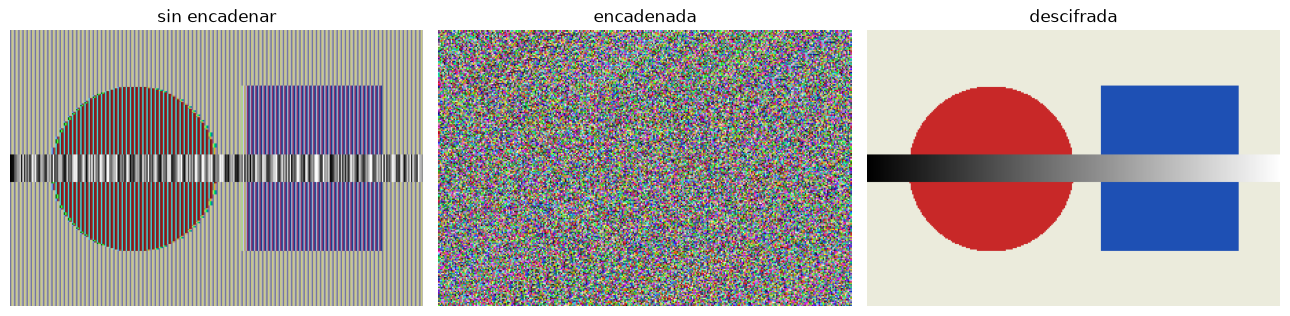
#> input picture figuras/imagen_encadenada.png, 1290 x 316 px
$ python demo_imagen.py figuras/imagen_encadenada.png
#> lines starting #> are read from the running program, lines starting #| are printed output that depends on the picture
### inversa.py
"""Inversa de una matriz modulo m, hecha a mano (sin sympy).

Usa la formula del informe (seccion 2.3):
    K^-1 = det(K)^-1 * adj(K)   (mod m)
Las matrices son listas de listas, por ejemplo [[3, 3], [2, 5]].
"""


def inverso_modular(a, m):
    # euclides extendido: busca x tal que a*x = 1 (mod m)
    a = a % m
    r0, r1 = m, a
    x0, x1 = 0, 1
    while r1 != 0:
        q = r0 // r1
        r0, r1 = r1, r0 - q * r1
        x0, x1 = x1, x0 - q * x1
    # al terminar, r0 es el mcd(a, m)
    if r0 != 1:
        raise ValueError(f"{a} no tiene inverso modulo {m}, mcd({a}, {m}) = {r0}")
    return x0 % m


def menor(A, i, j):
    # matriz sin la fila i y sin la columna j
    M = []
    for k in range(len(A)):
        if k != i:
            M.append(A[k][:j] + A[k][j + 1:])
    return M


def determinante(A):
    # desarrollo por cofactores en la primera fila
    if len(A) == 1:
        return A[0][0]
    det = 0
    for j in range(len(A)):
        det += (-1) ** j * A[0][j] * determinante(menor(A, 0, j))
    return det


def adjunta(A):
    # traspuesta de la matriz de cofactores: adj[i][j] = C[j][i]
    n = len(A)
    adj = []
    for i in range(n):
        fila = []
        for j in range(n):
            fila.append((-1) ** (i + j) * determinante(menor(A, j, i)))
        adj.append(fila)
    return adj


def inversa_mod(A, m):
    det = determinante(A) % m
    det_inv = inverso_modular(det, m)  # aqui falla si mcd(det, m) != 1
    adj = adjunta(A)
    inv = []
    for fila in adj:
        inv.append([(det_inv * x) % m for x in fila])
    return inv


# [12 lines left out: function multiplicar_mod, not called in this run]


# [29 lines that do not run on import are left out]

### imagen.py
"""Cifrado de Hill aplicado a imágenes: bloques de píxeles módulo 256.

Cada canal de la imagen se recorre por filas y se agrupa en bloques de n
píxeles horizontales consecutivos. Cada bloque p (valores 0-255) se cifra como
    c = K · p (mod 256)
K es invertible módulo 256 si y solo si det(K) es impar (mcd(det, 256) = 1).
"""
from math import gcd

import numpy as np
from sympy import Matrix

from inversa import determinante, inversa_mod

MOD_IMG = 256


def es_clave_valida_imagen(K: Matrix) -> bool:
    return K.is_square and gcd(int(determinante(K.tolist())) % MOD_IMG, MOD_IMG) == 1


def validar_clave_imagen(K: Matrix) -> None:
    if not K.is_square:
        raise ValueError("La clave debe ser una matriz cuadrada.")
    det = int(determinante(K.tolist())) % MOD_IMG
    if gcd(det, MOD_IMG) != 1:
        raise ValueError(
            f"Clave no invertible módulo 256: det(K) ≡ {det} es par."
        )


def _a_numpy(K: Matrix) -> np.ndarray:
    return np.array(K.tolist(), dtype=np.int64)


def _aplicar(K: np.ndarray, img: np.ndarray) -> np.ndarray:
    """Aplica K a cada bloque de n píxeles horizontales de cada canal."""
    n = K.shape[0]
    alto, ancho = img.shape[:2]
    canales = img.reshape(alto, ancho, -1).transpose(2, 0, 1)  # (c, alto, ancho)
    bloques = canales.reshape(-1, n).astype(np.int64)  # una fila por bloque
    resultado = (bloques @ K.T) % MOD_IMG  # equivale a K · p para cada bloque p
    salida = resultado.reshape(canales.shape).transpose(1, 2, 0)
    return salida.reshape(img.shape).astype(np.uint8)


def rellenar(img: np.ndarray, n: int) -> np.ndarray:
    """Añade columnas negras a la derecha para que el ancho sea múltiplo de n."""
    sobra = img.shape[1] % n
    if not sobra:
        return img
    relleno = [(0, 0), (0, n - sobra)] + [(0, 0)] * (img.ndim - 2)
    return np.pad(img, relleno)


def cifrar_imagen(img: np.ndarray, K: Matrix) -> np.ndarray:
    """Cifra una imagen uint8 (escala de grises o RGB). Si el ancho no es
    múltiplo de n, la imagen cifrada tendrá columnas extra de relleno."""
    validar_clave_imagen(K)
    return _aplicar(_a_numpy(K), rellenar(img, K.shape[0]))


def descifrar_imagen(cifrada: np.ndarray, K: Matrix, ancho: int | None = None) -> np.ndarray:
    """Descifra la imagen. Si se indica `ancho`, recorta el relleno."""
    validar_clave_imagen(K)
    if cifrada.shape[1] % K.shape[0]:
        raise ValueError("El ancho de la imagen cifrada no es múltiplo del tamaño de la clave.")
    plana = _aplicar(_a_numpy(Matrix(inversa_mod(K.tolist(), MOD_IMG))), cifrada)
    return plana[:, :ancho] if ancho is not None else plana


# [9 lines left out: function imagen_de_prueba, not called in this run]


def explicar_bloque(img: np.ndarray, K: Matrix, fila: int, columna: int) -> dict:
    """Muestra a mano qué le pasa a un bloque de n píxeles al cifrar sin encadenar.

    Toma los n píxeles de `fila` que forman el bloque donde cae `columna` y, canal
    por canal, calcula p, K·p y K·p mod 256. Los píxeles no cambian de lugar:
    solo cambian sus valores de color.
    """
    validar_clave_imagen(K)
    n = K.shape[0]
    img = rellenar(img, n)
    columna = min(columna, img.shape[1] - 1)
    columna -= columna % n  # inicio del bloque, igual que en _aplicar
    pixeles = img.reshape(img.shape[0], img.shape[1], -1)[fila, columna:columna + n]
    Kn = _a_numpy(K)
    canales = []
    for p in pixeles.T.astype(np.int64):  # una fila por canal
        Kp = Kn @ p
        canales.append({"p": p.tolist(), "Kp": Kp.tolist(), "c": (Kp % MOD_IMG).tolist()})
    return {
        "fila": fila,
        "columnas": list(range(columna, columna + n)),
        "canales": canales,  # [R, G, B] o [gris]
        "original": [list(px) for px in zip(*(c["p"] for c in canales))],
        "cifrado": [list(px) for px in zip(*(c["c"] for c in canales))],
    }


# --- Encadenamiento de bloques ------------------------------------------------
# Sin encadenar, bloques iguales dan cifrados iguales y se ven las figuras.
# Encadenando, cada bloque se suma con el cifrado anterior antes de multiplicar:
#     c_i = K · (p_i + c_{i-1})   (mod 256),   con c_0 = 0
# y para descifrar se despeja:
#     p_i = K⁻¹ · c_i − c_{i-1}   (mod 256)


def _a_bloques(img: np.ndarray, n: int) -> np.ndarray:
    # cada canal recorrido por filas, una fila de la salida por bloque
    canales = img.reshape(img.shape[0], img.shape[1], -1).transpose(2, 0, 1)
    return canales.reshape(-1, n).astype(np.int64)


def _a_imagen(bloques: np.ndarray, forma) -> np.ndarray:
    # inverso de _a_bloques
    alto, ancho = forma[:2]
    canales = bloques.reshape(-1, alto, ancho)
    return canales.transpose(1, 2, 0).reshape(forma).astype(np.uint8)


def cifrar_imagen_encadenado(img: np.ndarray, K: Matrix) -> np.ndarray:
    validar_clave_imagen(K)
    n = K.shape[0]
    img = rellenar(img, n)
    Kn = _a_numpy(K)
    bloques = _a_bloques(img, n)
    cifrados = np.zeros_like(bloques)
    anterior = np.zeros(n, dtype=np.int64)
    for i in range(len(bloques)):
        anterior = (Kn @ (bloques[i] + anterior)) % MOD_IMG
        cifrados[i] = anterior
    return _a_imagen(cifrados, img.shape)


def descifrar_imagen_encadenado(cifrada: np.ndarray, K: Matrix, ancho: int | None = None) -> np.ndarray:
    validar_clave_imagen(K)
    n = K.shape[0]
    if cifrada.shape[1] % n:
        raise ValueError("El ancho de la imagen cifrada no es múltiplo del tamaño de la clave.")
    K_inv = _a_numpy(Matrix(inversa_mod(K.tolist(), MOD_IMG)))
    cifrados = _a_bloques(cifrada, n)
    planos = np.zeros_like(cifrados)
    anterior = np.zeros(n, dtype=np.int64)
    for i in range(len(cifrados)):
        planos[i] = (K_inv @ cifrados[i] - anterior) % MOD_IMG
        anterior = cifrados[i]
    plana = _a_imagen(planos, cifrada.shape)
    return plana[:, :ancho] if ancho is not None else plana

### demo_imagen.py
"""Demo: cifrar y descifrar una imagen con Hill módulo 256.

Uso:
    python demo_imagen.py              # usa una imagen sintética
    python demo_imagen.py foto.png     # usa una imagen propia

Guarda original, cifrada, cifrada_encadenada y descifrada en la carpeta salida/.
"""
import sys
from pathlib import Path

import numpy as np
from PIL import Image
from sympy import Matrix

from imagen import (
    cifrar_imagen,
    cifrar_imagen_encadenado,
    descifrar_imagen,
    descifrar_imagen_encadenado,
    es_clave_valida_imagen,
    explicar_bloque,
    imagen_de_prueba,
)

K = Matrix([[6, 24, 1], [13, 16, 10], [20, 17, 15]])  # det = 441, impar
SALIDA = Path(__file__).parent / "salida"


def tupla(v) -> str:
    return "(" + ", ".join(str(x) for x in v) + ")"


def mostrar_bloque(img: np.ndarray, fila: int, columna: int) -> None:
    """Imprime qué le pasa a un bloque de píxeles: cambia el color, no el lugar."""
    b = explicar_bloque(img, K, fila, columna)
    print(f"\nEjemplo: píxeles de la fila {fila}, columnas {b['columnas'][0]} a {b['columnas'][-1]}")
    print("  originales (R, G, B):", "  ".join(tupla(px) for px in b["original"]))
    for nombre, c in zip(("rojo ", "verde", "azul "), b["canales"]):
        print(f"  {nombre}: K·{tupla(c['p'])} = {tupla(c['Kp'])} ≡ {tupla(c['c'])} (mod 256)")
    print("  cifrados   (R, G, B):", "  ".join(tupla(px) for px in b["cifrado"]))
    print("  Los píxeles siguen en el mismo lugar; lo que cambia es su color.\n")


if len(sys.argv) > 1:
    original = np.array(Image.open(sys.argv[1]).convert("RGB"))
    fila_ejemplo, columna_ejemplo = original.shape[0] // 2, original.shape[1] // 2
#> fila_ejemplo = 158; columna_ejemplo = 645
else:
    # ancho 301, que no es múltiplo de 3, para probar el relleno
    original = imagen_de_prueba(ancho=301)
    fila_ejemplo, columna_ejemplo = 60, 90  # dentro del círculo rojo

print("Clave:", K.tolist(), "| det mod 256 =", int(K.det()) % 256,
      "| válida:", es_clave_valida_imagen(K))
mostrar_bloque(original, fila_ejemplo, columna_ejemplo)
#> in explicar_bloque, `pixeles = img.reshape(img.shape[0], img.shape[1], -1)[fila, columna:co..`: pixeles = [[169, 234, 163], [122, 155, 127], [119, 111, 125]]
#> the loop in explicar_bloque, `for p in pixeles.T.astype(np.int64):` made 3 passes
#> (p, Kp) on passes 1 to 3: ([169, 122, 119], [4061, 5339, 7239]), ([234, 155, 111], [5235, 6632, 8980]), ([163, 127, 125], [4151, 5401, 7294])
#> after the loop in explicar_bloque, `for p in pixeles.T.astype(np.int64):`: canales = 3 items
#> in mostrar_bloque, `b = explicar_bloque(img, K, fila, columna)`: b = 5 items
#| Ejemplo: píxeles de la fila 158, columnas 645 a 647
#|   originales (R, G, B): (169, 234, 163)  (122, 155, 127)  (119, 111, 125)
#> the loop in mostrar_bloque, `for nombre, c in zip(("rojo ", "verde", "azul "), b["canales"]):` made 3 passes
#> nombre on passes 1 to 3: 'rojo ', 'verde', 'azul '
#|   rojo : K·(169, 122, 119) = (4061, 5339, 7239) ≡ (221, 219, 71) (mod 256)
#|   verde: K·(234, 155, 111) = (5235, 6632, 8980) ≡ (115, 232, 20) (mod 256)
#|   azul : K·(163, 127, 125) = (4151, 5401, 7294) ≡ (55, 25, 126) (mod 256)
#|   cifrados   (R, G, B): (221, 115, 55)  (219, 232, 25)  (71, 20, 126)

cifrada = cifrar_imagen(original, K)
#> in _aplicar, `n = K.shape[0]`: n = 3
#> in _aplicar, `salida = resultado.reshape(canales.shape).transpose(1, 2, 0)`:
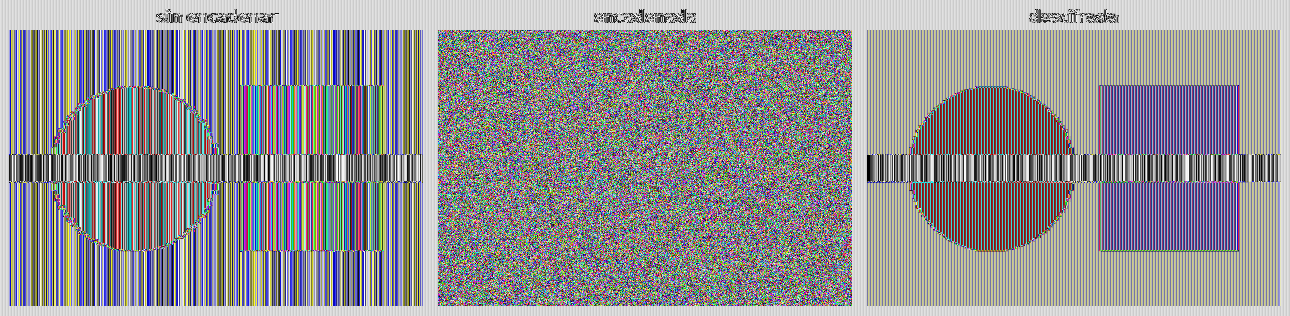
#> salida: shape (316, 1290, 3) int64; mean of channels 0, 1, 2 146.5, 145.1, 148.2; drawn as R, G, B
descifrada = descifrar_imagen(cifrada, K, ancho=original.shape[1])
encadenada = cifrar_imagen_encadenado(original, K)
#> the loop in cifrar_imagen_encadenado, `for i in range(len(bloques)):` made 407640 passes
#> anterior on passes 1 to 3: [225, 217, 204], [75, 206, 189], [176, 234, 105]
#> after the loop in cifrar_imagen_encadenado, `for i in range(len(bloques)):`: anterior = [152, 217, 7]
#> in _a_imagen, `return canales.transpose(1, 2, 0).reshape(forma).astype(np.uint8)`:
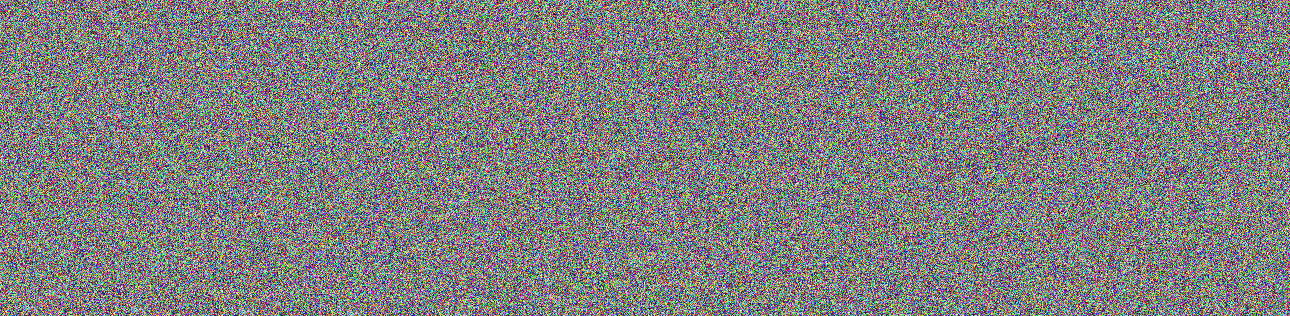
#> returned value: shape (316, 1290, 3); mean of channels 0, 1, 2 127.6, 127.2, 127.4; drawn as R, G, B
descifrada_enc = descifrar_imagen_encadenado(encadenada, K, ancho=original.shape[1])
#> the loop in descifrar_imagen_encadenado, `for i in range(len(cifrados)):` made 407640 passes

SALIDA.mkdir(exist_ok=True)
Image.fromarray(original).save(SALIDA / "original.png")
Image.fromarray(cifrada).save(SALIDA / "cifrada.png")
Image.fromarray(descifrada).save(SALIDA / "descifrada.png")
Image.fromarray(encadenada).save(SALIDA / "cifrada_encadenada.png")

print("Tamaño original:", original.shape, "| cifrada:", cifrada.shape)
#| Tamaño original: (316, 1290, 3) | cifrada: (316, 1290, 3)
print("¿Descifrada idéntica a la original?", np.array_equal(original, descifrada))
#| ¿Descifrada idéntica a la original? True
print("¿Descifrada (encadenada) idéntica a la original?", np.array_equal(original, descifrada_enc))
#| ¿Descifrada (encadenada) idéntica a la original? True
print("Imágenes guardadas en", SALIDA)

try:
    cifrar_imagen(original, Matrix([[2, 1], [1, 1]]) * 2)
except ValueError as e:
    print("Clave par rechazada:", e)

$ run again, on figuras/pixeles.png
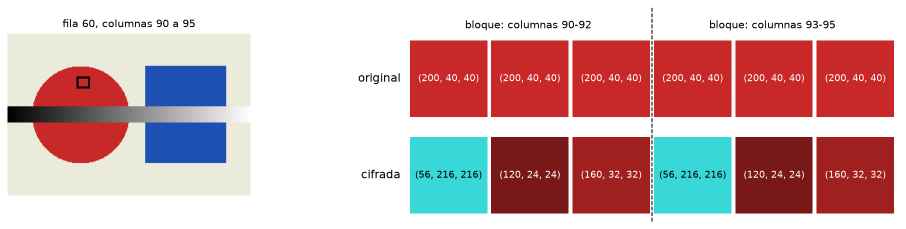
#> input picture figuras/pixeles.png, 1812 x 458 px (shown at 1/2 size)
#> pixeles = [[200, 40, 40], [200, 40, 40], [200, 40, 40]]
#> the loop in explicar_bloque, `for p in pixeles.T.astype(np.int64):` made 3 passes
#> (p, Kp) on passes 1 to 3: ([200, 200, 200], [6200, 7800, 10400]), ([40, 40, 40], [1240, 1560, 2080]), ([40, 40, 40], [1240, 1560, 2080])
#> after the loop in explicar_bloque, `for p in pixeles.T.astype(np.int64):`: canales = 3 items
#> b = 5 items
#| Ejemplo: píxeles de la fila 229, columnas 906 a 908
#|   originales (R, G, B): (200, 40, 40)  (200, 40, 40)  (200, 40, 40)
#> the loop in mostrar_bloque, `for nombre, c in zip(("rojo ", "verde", "azul "), b["canales"]):` made 3 passes
#> nombre on passes 1 to 3: 'rojo ', 'verde', 'azul '
#> (printed output is left out)
#|   cifrados   (R, G, B): (56, 216, 216)  (120, 24, 24)  (160, 32, 32)
#> n = 3
#> in _aplicar, `salida = resultado.reshape(canales.shape).transpose(1, 2, 0)`:
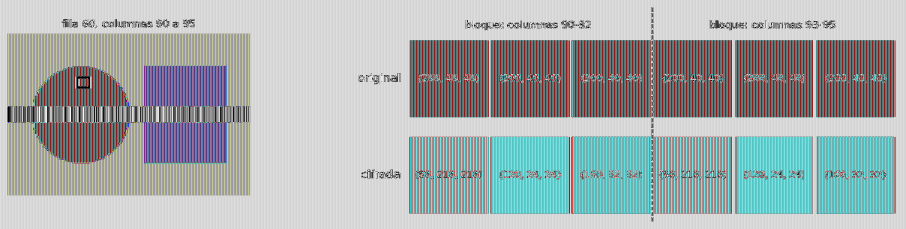
#> salida: shape (458, 1812, 3) int64 (shown at 1/2 size); mean of channels 0, 1, 2 165.8, 172.7, 173.1; drawn as R, G, B
#> the loop in cifrar_imagen_encadenado, `for i in range(len(bloques)):` made 829896 passes
#> anterior on passes 1 to 3: [225, 217, 204], [75, 206, 189], [176, 234, 105]
#> after the loop in cifrar_imagen_encadenado, `for i in range(len(bloques)):`: anterior = [61, 5, 101]
#> in _a_imagen, `return canales.transpose(1, 2, 0).reshape(forma).astype(np.uint8)`:
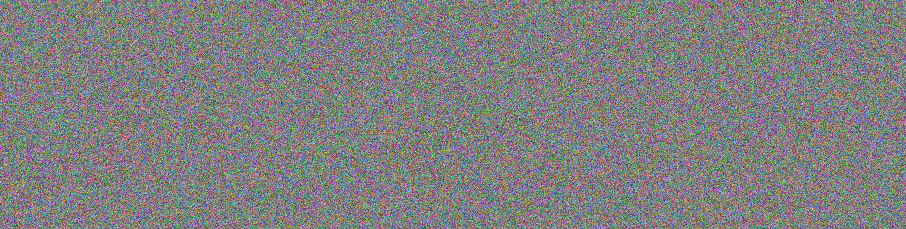
#> returned value: shape (458, 1812, 3) (shown at 1/2 size); mean of channels 0, 1, 2 127.6, 127.7, 127.6; drawn as R, G, B
#> the loop in descifrar_imagen_encadenado, `for i in range(len(cifrados)):` made 829896 passes
#| Tamaño original: (458, 1812, 3) | cifrada: (458, 1812, 3)
#| ¿Descifrada idéntica a la original? True
#| ¿Descifrada (encadenada) idéntica a la original? True
